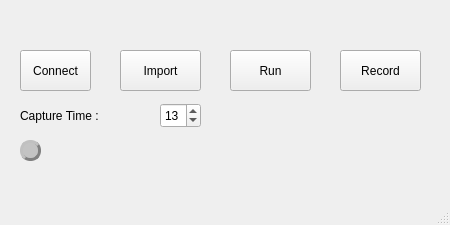
<?xml version="1.0" encoding="UTF-8"?>
<ui version="4.0">
 <class>MainWindow</class>
 <widget class="QMainWindow" name="MainWindow">
  <property name="geometry">
   <rect>
    <x>0</x>
    <y>0</y>
    <width>450</width>
    <height>225</height>
   </rect>
  </property>
  <property name="minimumSize">
   <size>
    <width>450</width>
    <height>225</height>
   </size>
  </property>
  <property name="maximumSize">
   <size>
    <width>450</width>
    <height>225</height>
   </size>
  </property>
  <property name="windowTitle">
   <string>Pcap Recorder</string>
  </property>
  <widget class="QWidget" name="centralwidget">
   <widget class="QPushButton" name="connectButton">
    <property name="geometry">
     <rect>
      <x>20</x>
      <y>50</y>
      <width>71</width>
      <height>41</height>
     </rect>
    </property>
    <property name="text">
     <string>Connect</string>
    </property>
   </widget>
   <widget class="QPushButton" name="runButton">
    <property name="geometry">
     <rect>
      <x>230</x>
      <y>50</y>
      <width>81</width>
      <height>41</height>
     </rect>
    </property>
    <property name="text">
     <string>Run</string>
    </property>
   </widget>
   <widget class="QPushButton" name="importButton">
    <property name="geometry">
     <rect>
      <x>120</x>
      <y>50</y>
      <width>81</width>
      <height>41</height>
     </rect>
    </property>
    <property name="text">
     <string>Import</string>
    </property>
   </widget>
   <widget class="QLabel" name="connectLabel">
    <property name="geometry">
     <rect>
      <x>20</x>
      <y>140</y>
      <width>21</width>
      <height>21</height>
     </rect>
    </property>
    <property name="styleSheet">
     <string notr="true">QLabel#connectLabel{background-color:rgb(195,195,195);border-radius:10px;border:3px groove gray;border-style:outset;}</string>
    </property>
    <property name="text">
     <string/>
    </property>
   </widget>
   <widget class="QPushButton" name="recordButton">
    <property name="geometry">
     <rect>
      <x>340</x>
      <y>50</y>
      <width>81</width>
      <height>41</height>
     </rect>
    </property>
    <property name="text">
     <string>Record</string>
    </property>
   </widget>
   <widget class="QWidget" name="layoutWidget">
    <property name="geometry">
     <rect>
      <x>20</x>
      <y>100</y>
      <width>181</width>
      <height>32</height>
     </rect>
    </property>
    <layout class="QHBoxLayout" name="horizontalLayout">
     <item>
      <widget class="QLabel" name="label">
       <property name="minimumSize">
        <size>
         <width>0</width>
         <height>25</height>
        </size>
       </property>
       <property name="text">
        <string>Capture Time :</string>
       </property>
      </widget>
     </item>
     <item>
      <spacer name="horizontalSpacer">
       <property name="orientation">
        <enum>Qt::Horizontal</enum>
       </property>
       <property name="sizeHint" stdset="0">
        <size>
         <width>40</width>
         <height>20</height>
        </size>
       </property>
      </spacer>
     </item>
     <item>
      <widget class="QSpinBox" name="spinBox">
       <property name="minimumSize">
        <size>
         <width>0</width>
         <height>25</height>
        </size>
       </property>
       <property name="value">
        <number>13</number>
       </property>
      </widget>
     </item>
    </layout>
   </widget>
  </widget>
  <widget class="QMenuBar" name="menubar">
   <property name="geometry">
    <rect>
     <x>0</x>
     <y>0</y>
     <width>450</width>
     <height>26</height>
    </rect>
   </property>
  </widget>
  <widget class="QStatusBar" name="statusbar"/>
 </widget>
 <resources/>
 <connections/>
</ui>
